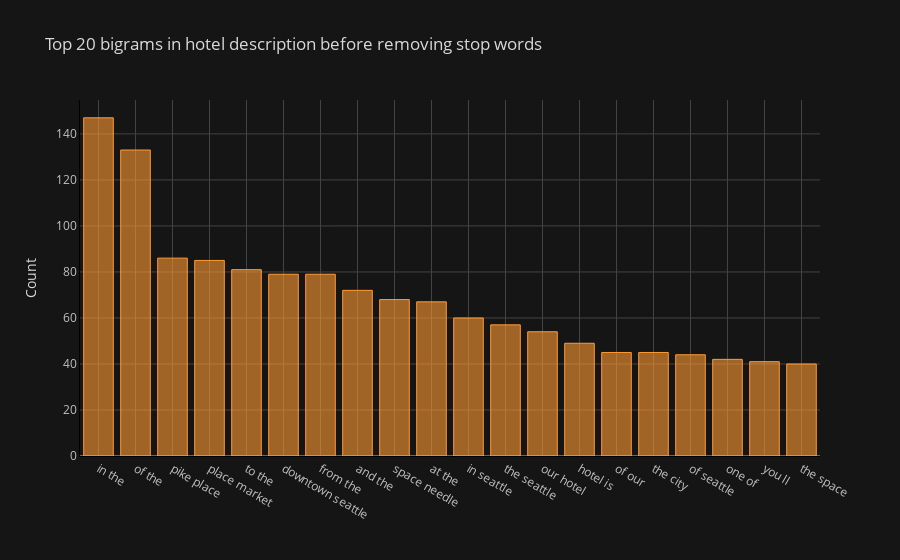

The notebook cell saved with this chart:
### Code cell
#bigrams
def get_top_n_bigram(corpus, n=None):
    vec = CountVectorizer(ngram_range=(2, 2)).fit(corpus)
    bag_of_words = vec.transform(corpus)
    sum_words = bag_of_words.sum(axis=0) 
    words_freq = [(word, sum_words[0, idx]) for word, idx in vec.vocabulary_.items()]
    words_freq =sorted(words_freq, key = lambda x: x[1], reverse=True)
    return words_freq[:n]
common_words = get_top_n_bigram(df['desc'], 20)
df3 = pd.DataFrame(common_words, columns = ['desc' , 'count'])
df3.groupby('desc').sum()['count'].sort_values(ascending=False).iplot(kind='bar', yTitle='Count', linecolor='black', title='Top 20 bigrams in hotel description before removing stop words')

### Figure 1 — Plotly figure (JSON) as saved in the notebook; plotly's stock layout.template omitted (floating-point values rounded to 4 significant figures)
{"data": [{"marker": {"color": "rgba(255, 153, 51, 0.6)", "line": {"color": "rgba(255, 153, 51, 1.0)", "width": 1}}, "name": "count", "orientation": "v", "text": "", "type": "bar", "x": ["in the", "of the", "pike place", "place market", "to the", "downtown seattle", "from the", "and the", "space needle", "at the", "in seattle", "the seattle", "our hotel", "hotel is", "of our", "the city", "of seattle", "one of", "you ll", "the space"], "y": [147, 133, 86, 85, 81, 79, 79, 72, 68, 67, 60, 57, 54, 49, 45, 45, 44, 42, 41, 40]}], "layout": {"legend": {"bgcolor": "#151516", "font": {"color": "#D9D9D9"}}, "paper_bgcolor": "#151516", "plot_bgcolor": "#151516", "title": {"font": {"color": "#D9D9D9"}, "text": "Top 20 bigrams in hotel description before removing stop words"}, "xaxis": {"gridcolor": "#434343", "linecolor": "black", "showgrid": true, "tickfont": {"color": "#C2C2C2"}, "title": {"font": {"color": "#D9D9D9"}, "text": ""}, "zerolinecolor": "#666570"}, "yaxis": {"gridcolor": "#434343", "linecolor": "black", "showgrid": true, "tickfont": {"color": "#C2C2C2"}, "title": {"font": {"color": "#D9D9D9"}, "text": "Count"}, "zerolinecolor": "#666570"}}}
